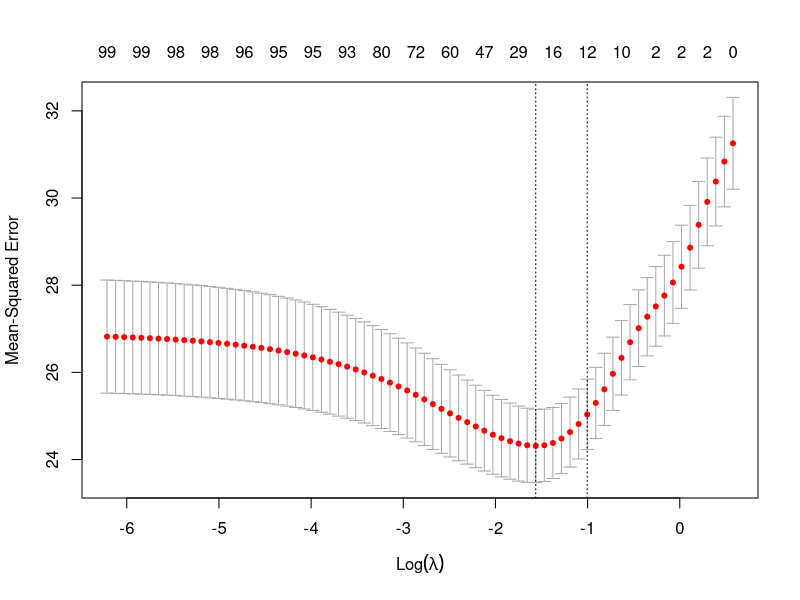
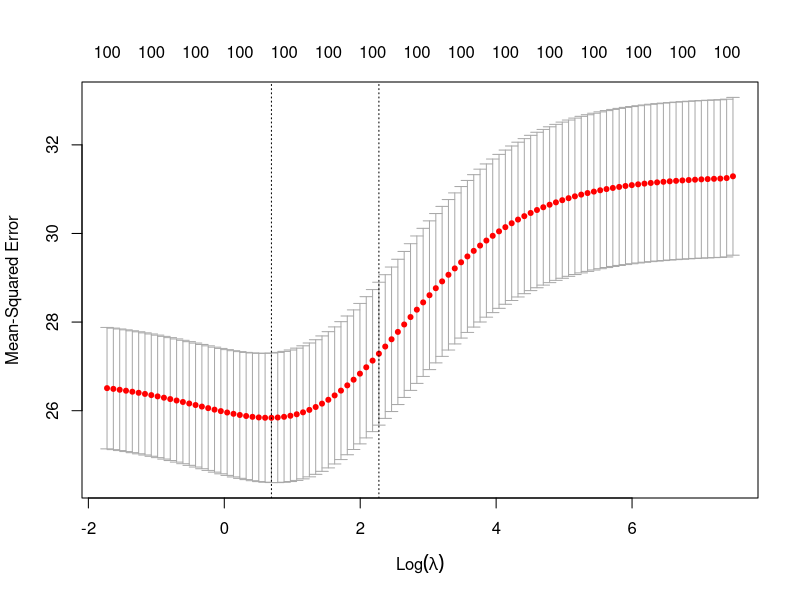
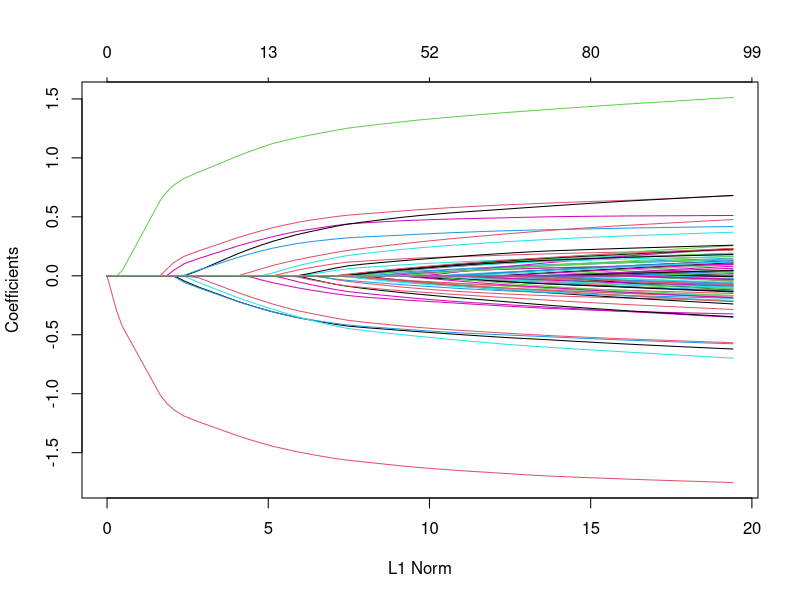
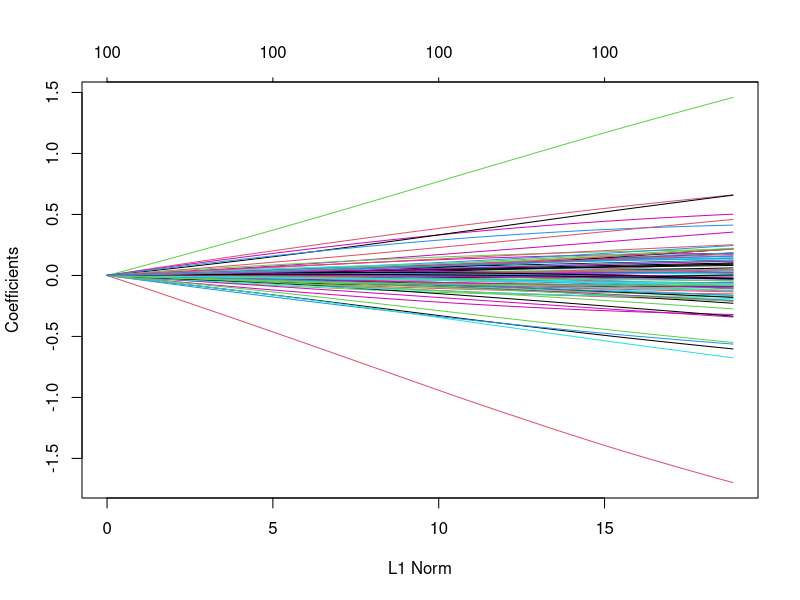

Reproduce these figures in R, in order.
library(glmnet)
set.seed(1010)
n=1000;p=100
nzc=trunc(p/10)

# define x as a bunch of random data
# NB: dim(x)=1000 x 100
x=matrix(rnorm(n*p),n,p)
# make a vector of lenght nzc (=10) of random #s
beta=rnorm(nzc)
# NB: %*% is matrix mult
fx= x[,seq(nzc)] %*% beta

# regression:
# ====
eps=rnorm(n)*5
# define y
# y=drop(fx+eps)
y=fx+eps
# do cv curve and show coeffs

# L1
cvob1=cv.glmnet(x,y)
plot(cvob1)
# behold a sparse model. thanks to L1=lasso
coef(cvob1)

# L2
cvob1=cv.glmnet(x,y,alpha=0)
plot(cvob1)
# bummer.
coef(cvob1)

# classification:
# ====
# now squish fx via logit
px=exp(fx)
px=px/(1+px)
# make a "binary"/"dichotomous" random variable
ly=rbinom(n=length(px),prob=px,size=1)
cvob3a=cv.glmnet(x,ly,family="binomial",type.measure="auc")

# regularization path
plot(glmnet(x,y))
# what if L2?
plot(glmnet(x,y,alpha=0))
